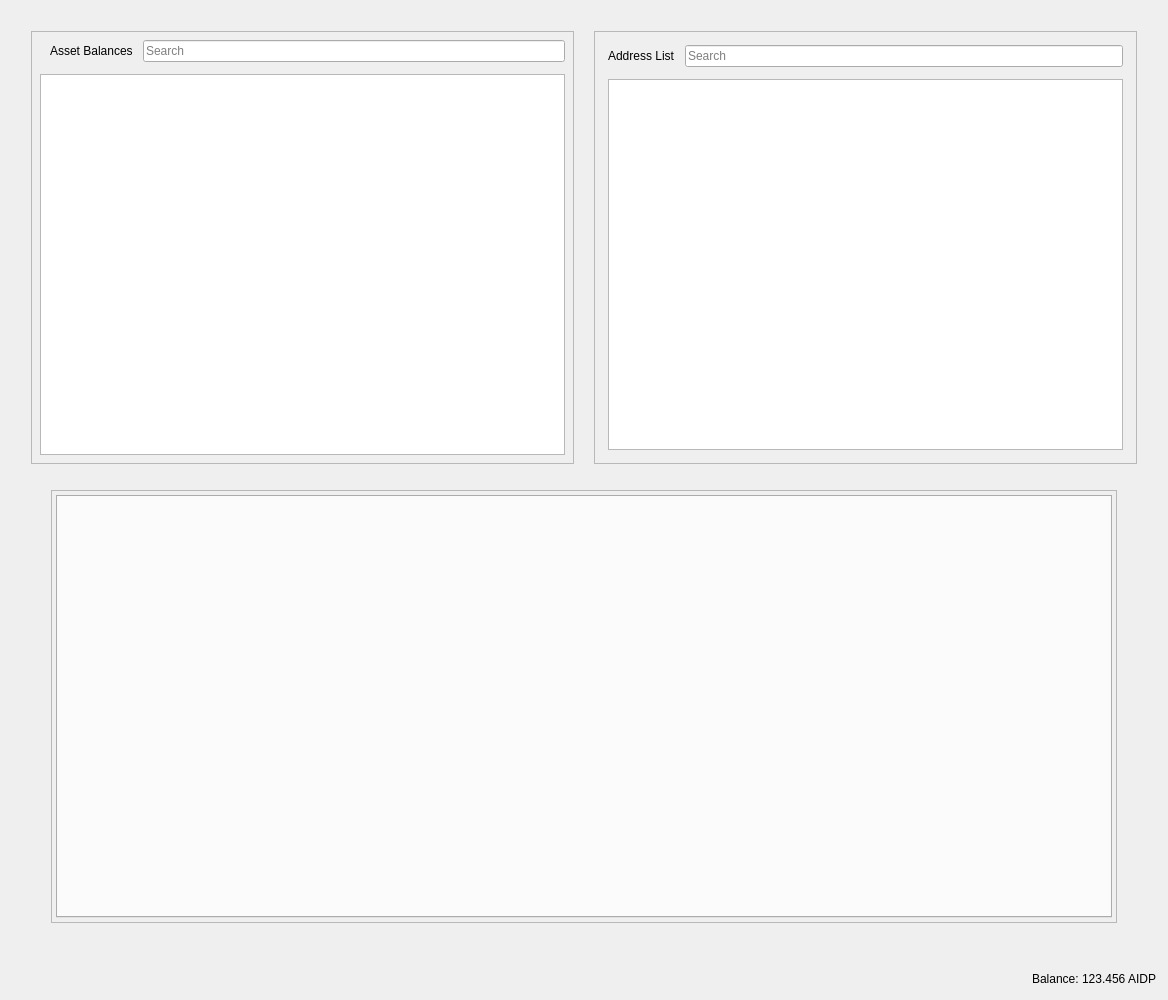
<?xml version="1.0" encoding="UTF-8"?>
<ui version="4.0">
 <class>RestrictedAssetsDialog</class>
 <widget class="QDialog" name="RestrictedAssetsDialog">
  <property name="geometry">
   <rect>
    <x>0</x>
    <y>0</y>
    <width>1168</width>
    <height>1000</height>
   </rect>
  </property>
  <property name="windowTitle">
   <string>Send Coins</string>
  </property>
  <layout class="QVBoxLayout" name="verticalLayout">
   <item>
    <layout class="QHBoxLayout" name="horizontalLayout">
     <property name="spacing">
      <number>20</number>
     </property>
     <property name="leftMargin">
      <number>20</number>
     </property>
     <property name="topMargin">
      <number>20</number>
     </property>
     <property name="rightMargin">
      <number>20</number>
     </property>
     <property name="bottomMargin">
      <number>20</number>
     </property>
     <item>
      <widget class="QFrame" name="frameAssetBalance">
       <property name="frameShape">
        <enum>QFrame::StyledPanel</enum>
       </property>
       <property name="frameShadow">
        <enum>QFrame::Raised</enum>
       </property>
       <layout class="QVBoxLayout" name="verticalLayout_7">
        <property name="spacing">
         <number>12</number>
        </property>
        <property name="leftMargin">
         <number>4</number>
        </property>
        <property name="topMargin">
         <number>4</number>
        </property>
        <property name="rightMargin">
         <number>4</number>
        </property>
        <property name="bottomMargin">
         <number>4</number>
        </property>
        <item>
         <layout class="QVBoxLayout" name="verticalLayout_4">
          <property name="spacing">
           <number>12</number>
          </property>
          <property name="leftMargin">
           <number>4</number>
          </property>
          <property name="topMargin">
           <number>4</number>
          </property>
          <property name="rightMargin">
           <number>4</number>
          </property>
          <property name="bottomMargin">
           <number>4</number>
          </property>
          <item>
           <layout class="QHBoxLayout" name="horizontalLayout_8">
            <property name="spacing">
             <number>10</number>
            </property>
            <property name="leftMargin">
             <number>10</number>
            </property>
            <item>
             <widget class="QLabel" name="labelAssetBalance">
              <property name="text">
               <string>Asset Balances</string>
              </property>
             </widget>
            </item>
            <item>
             <widget class="QLineEdit" name="lineEditAssetSearch">
              <property name="placeholderText">
               <string>Search</string>
              </property>
             </widget>
            </item>
           </layout>
          </item>
          <item>
           <widget class="QTableView" name="listAssets"/>
          </item>
         </layout>
        </item>
       </layout>
      </widget>
     </item>
     <item>
      <widget class="QFrame" name="frameAddressList">
       <property name="frameShape">
        <enum>QFrame::StyledPanel</enum>
       </property>
       <property name="frameShadow">
        <enum>QFrame::Raised</enum>
       </property>
       <layout class="QVBoxLayout" name="verticalLayout_10">
        <property name="spacing">
         <number>12</number>
        </property>
        <item>
         <layout class="QVBoxLayout" name="verticalLayout_9">
          <property name="spacing">
           <number>12</number>
          </property>
          <property name="leftMargin">
           <number>4</number>
          </property>
          <property name="topMargin">
           <number>4</number>
          </property>
          <property name="rightMargin">
           <number>4</number>
          </property>
          <property name="bottomMargin">
           <number>4</number>
          </property>
          <item>
           <layout class="QHBoxLayout" name="horizontalLayout_9">
            <property name="spacing">
             <number>10</number>
            </property>
            <property name="leftMargin">
             <number>0</number>
            </property>
            <property name="topMargin">
             <number>0</number>
            </property>
            <property name="rightMargin">
             <number>0</number>
            </property>
            <property name="bottomMargin">
             <number>0</number>
            </property>
            <item>
             <widget class="QLabel" name="labelAddressList">
              <property name="text">
               <string>Address List</string>
              </property>
             </widget>
            </item>
            <item>
             <widget class="QLineEdit" name="lineEditAddressSearch">
              <property name="placeholderText">
               <string>Search</string>
              </property>
             </widget>
            </item>
           </layout>
          </item>
          <item>
           <widget class="QTableView" name="myAddressList"/>
          </item>
         </layout>
        </item>
       </layout>
      </widget>
     </item>
    </layout>
   </item>
   <item>
    <layout class="QHBoxLayout" name="horizontalLayout_4">
     <property name="spacing">
      <number>34</number>
     </property>
     <property name="leftMargin">
      <number>40</number>
     </property>
     <property name="topMargin">
      <number>0</number>
     </property>
     <property name="rightMargin">
      <number>40</number>
     </property>
     <property name="bottomMargin">
      <number>40</number>
     </property>
     <item>
      <widget class="QFrame" name="tabFrame">
       <property name="frameShape">
        <enum>QFrame::StyledPanel</enum>
       </property>
       <property name="frameShadow">
        <enum>QFrame::Raised</enum>
       </property>
       <layout class="QVBoxLayout" name="verticalLayout_8">
        <property name="spacing">
         <number>12</number>
        </property>
        <property name="leftMargin">
         <number>4</number>
        </property>
        <property name="topMargin">
         <number>4</number>
        </property>
        <property name="rightMargin">
         <number>4</number>
        </property>
        <property name="bottomMargin">
         <number>4</number>
        </property>
        <item>
         <widget class="QTabWidget" name="tabWidget">
          <property name="tabPosition">
           <enum>QTabWidget::North</enum>
          </property>
          <property name="tabShape">
           <enum>QTabWidget::Rounded</enum>
          </property>
          <property name="currentIndex">
           <number>-1</number>
          </property>
          <property name="elideMode">
           <enum>Qt::ElideNone</enum>
          </property>
         </widget>
        </item>
       </layout>
      </widget>
     </item>
    </layout>
   </item>
   <item>
    <layout class="QHBoxLayout" name="horizontalLayout_2">
     <property name="spacing">
      <number>3</number>
     </property>
     <item>
      <spacer name="horizontalSpacer">
       <property name="orientation">
        <enum>Qt::Horizontal</enum>
       </property>
       <property name="sizeHint" stdset="0">
        <size>
         <width>40</width>
         <height>20</height>
        </size>
       </property>
      </spacer>
     </item>
     <item alignment="Qt::AlignRight">
      <widget class="QLabel" name="label">
       <property name="sizePolicy">
        <sizepolicy hsizetype="Preferred" vsizetype="Fixed">
         <horstretch>0</horstretch>
         <verstretch>0</verstretch>
        </sizepolicy>
       </property>
       <property name="text">
        <string>Balance:</string>
       </property>
      </widget>
     </item>
     <item alignment="Qt::AlignRight">
      <widget class="QLabel" name="labelBalance">
       <property name="sizePolicy">
        <sizepolicy hsizetype="Preferred" vsizetype="Fixed">
         <horstretch>0</horstretch>
         <verstretch>0</verstretch>
        </sizepolicy>
       </property>
       <property name="cursor">
        <cursorShape>IBeamCursor</cursorShape>
       </property>
       <property name="text">
        <string notr="true">123.456 AIDP</string>
       </property>
       <property name="textInteractionFlags">
        <set>Qt::LinksAccessibleByMouse|Qt::TextSelectableByKeyboard|Qt::TextSelectableByMouse</set>
       </property>
      </widget>
     </item>
    </layout>
   </item>
  </layout>
 </widget>
 <resources>
  <include location="../aidp.qrc"/>
 </resources>
 <connections/>
</ui>
